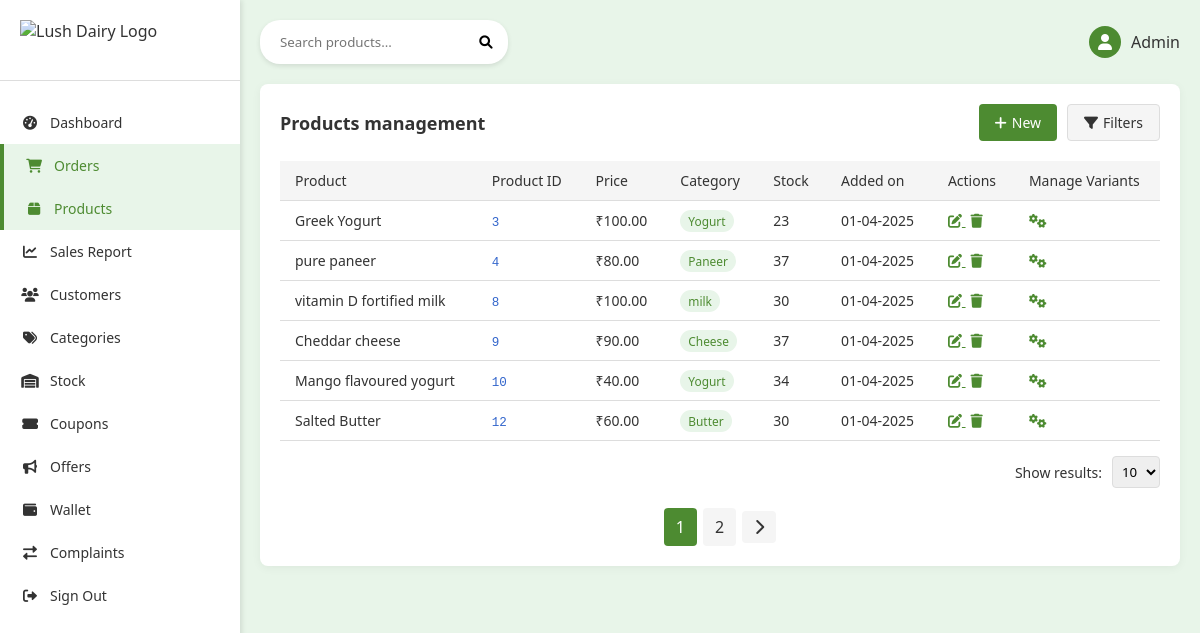
Screenshot of /accounts/products/ with the database file from the repository.
### accounts/models.py (models this page shows, shortened)
class Product(models.Model):
    name = models.CharField(max_length=255, default="Unnamed Product")
    price = models.DecimalField(max_digits=10, decimal_places=2, default=0.00)
    description = models.TextField(blank=True, default="No description available.")
    composition = models.TextField(blank=True, default="No description available.")
    category = models.ForeignKey(
        Category, on_delete=models.CASCADE, default=1, related_name="products"
    )
    discounted_price = models.DecimalField(
        max_digits=10, decimal_places=2, default=0.00
    )
    is_deleted = models.BooleanField(default=False)
    is_blocked = models.BooleanField(default=False)
    is_listed = models.BooleanField(default=True)
    average_rating = models.FloatField(default=0.0)
    specs = models.TextField(blank=True)
    created_at = models.DateTimeField(default=timezone.now)
    main_image = models.ImageField(
        upload_to="products/", blank=True, null=True, default="default.jpeg"
    )
    images = models.ImageField(upload_to="product_images/", blank=True, null=True)
    @property
    def stock(self):
        return self.variants.aggregate(total=models.Sum("stock"))["total"] or 0

class Category(models.Model):
    STATUS_CHOICES = (
        ("active", "Active"),
        ("inactive", "Inactive"),
    )
    name = models.CharField(max_length=100, unique=True)
    created_at = models.DateTimeField(default=timezone.now)
    is_deleted = models.BooleanField(default=False)
    number_of_products = models.PositiveIntegerField(default=0)
    status = models.CharField(max_length=10, choices=STATUS_CHOICES, default="active")
    discount_percentage = models.DecimalField(
        max_digits=5, decimal_places=2, default=0.00
    )
    offer_text = models.CharField(max_length=255, blank=True, null=True)
    is_available = models.BooleanField(default=True)
    is_blocked = models.BooleanField(default=False)
    image = models.ImageField(upload_to="categories/", blank=True, null=True)
    objects = CategoryManager()
    all_objects = models.Manager()
    def __str__(self):
        return self.name

### accounts/views.py (the view)
# urls.py: path("accounts/products/", views.product_list, name="product_list"),
def product_list(request):
    query = request.GET.get("q")
    products = Product.objects.filter(is_deleted=False)
    if query:
        products = products.filter(
            Q(name__icontains=query) | Q(description__icontains=query)
        )
    paginator = Paginator(products, 6)
    page_number = request.GET.get("page")
    page_obj = paginator.get_page(page_number)
    context = {
        "page_obj": page_obj,
        "query": query,
    }
    return render(request, "admin_panel/product_list.html", context)

### templates/admin_panel/product_list.html (shortened to what this page needs)
{% extends 'admin_panel/base.html' %}
{% load static %}
{% block content %}
    <!DOCTYPE html>
    <html lang="en">
        <head>
            <link href="https://cdnjs.cloudflare.com/ajax/libs/font-awesome/6.0.0-beta3/css/all.min.css"
                  rel="stylesheet">
        </head>
        <body>
            <div class="container">
                <div class="sidebar">
                    <div class="logo">
                        <img src="{% static 'images/logo.png' %}" alt="Lush Dairy Logo">
                    </div>
                    <div class="nav-menu">
                        <a href="{% url 'admin_panel:admin_dashboard' %}" class="nav-item">
                            <i class="fas fa-tachometer-alt"></i> Dashboard
                        </a>
                        <a href="{% url 'admin_panel:admin_order_list' %}"
                           class="nav-item active">
                            <i class="fas fa-shopping-cart"></i> Orders
                        </a>
                        <a href="{% url 'admin_panel:product_list' %}" class="nav-item">
                            <i class="fas fa-box"></i> Products
                        </a>
                        <a href="{% url 'admin_panel:sales_report' %}" class="nav-item">
                            <i class="fas fa-chart-line"></i> Sales Report
                        </a>
                        <a href="{% url 'admin_panel:user_list' %}" class="nav-item">
                            <i class="fas fa-users"></i> Customers
                        </a>
                        <a href="{% url 'admin_panel:category_list' %}" class="nav-item">
                            <i class="fas fa-tags"></i> Categories
                        </a>
                        <a href="{% url 'admin_panel:inventory_list' %}" class="nav-item">
                            <i class="fas fa-warehouse"></i> Stock
                        </a>
                        <a href="{% url 'admin_panel:coupon_list' %}" class="nav-item">
                            <i class="fas fa-ticket-alt"></i> Coupons
                        </a>
                        <a href="{% url 'admin_panel:offer_list' %}" class="nav-item">
                            <i class="fas fa-bullhorn"></i> Offers
                        </a>
                        <a href="{% url 'admin_panel:wallet_transactions_list' %}"
                           class="nav-item">
                            <i class="fas fa-wallet"></i> Wallet
                        </a>
                        <a href="{% url 'admin_panel:admin_return_requests' %}" class="nav-item">
                            <i class="fas fa-exchange-alt"></i> Complaints
                        </a>
                        <a href="{% url 'admin_panel:admin_logout' %}" class="nav-item">
                            <i class="fas fa-sign-out-alt"></i> Sign Out
                        </a>
                    </div>
                </div>
                <div class="main-content">
                    <div class="header">
                        <div class="search-bar">
                            <form method="get" action="{% url 'admin_panel:product_list' %}">
                                <input type="text"
                                       name="q"
                                       placeholder="Search products..."
                                       value="{{ request.GET.q }}">
                                <button type="submit">
                                    <i class="fas fa-search"></i>
                                </button>
                            </form>
                        </div>
                        <div class="user-info">
                            <div class="avatar">
                                <i class="fas fa-user"></i>
                            </div>
                            <span>Admin</span>
                        </div>
                    </div>
                    <div class="products-section">
                        <div class="section-header">
                            <h2 class="section-title">Products management</h2>
                            <div class="filters">
                                <a href="{% url 'admin_panel:add_product' %}" class="btn btn-primary">
                                    <i class="fas fa-plus"></i> New
                                </a>
                                <button class="btn btn-secondary">
                                    <i class="fas fa-filter"></i> Filters
                                </button>
                            </div>
                        </div>
                        {% if page_obj %}
                            <table class="products-table">
                                <thead>
                                    <tr>
                                        <th>Product</th>
                                        <th>Product ID</th>
                                        <th>Price</th>
                                        <th>Category</th>
                                        <th>Stock</th>
                                        <th>Added on</th>
                                        <th>Actions</th>
                                        <th>Manage Variants</th>
                                    </tr>
                                </thead>
                                <tbody>
                                    {% for product in page_obj %}
                                        <tr>
                                            <td>{{ product.name }}</td>
                                            <td>
                                                <span class="product-id">{{ product.id }}</span>
                                            </td>
                                            <td>₹{{ product.price }}</td>
                                            <td>
                                                <span class="category-tag">{{ product.category }}</span>
                                            </td>
                                            <td>{{ product.stock|default:"0" }}</td>
                                            <td>{{ product.added_on|date:"d-m-Y"|default:"01-04-2025" }}</td>
                                            <td>
                                                <a href="{% url 'admin_panel:edit_product' product.id %}"
                                                   class="action-btn">
                                                    <i class="fas fa-edit"></i>
                                                </a>
                                                <a href="{% url 'admin_panel:delete_product' product.id %}"
                                                   onclick="return confirm('Are you sure you want to delete this product?')"
                                                   class="action-btn">
                                                    <i class="fas fa-trash"></i>
                                                </a>
                                            </td>
                                            <td>
                                                <a href="{% url 'admin_panel:manage_variants' product.id %}"
                                                   class="action-btn"
                                                   title="Manage Variants">
                                                    <i class="fas fa-cogs"></i>
                                                </a>
                                            </td>
                                        </tr>
                                    {% endfor %}
                                </tbody>
                            </table>
                            <div class="show-results">
                                Show results:
                                <select onchange="changeResultsPerPage(this.value)">
                                    <option value="10"
                                            {% if page_obj.paginator.per_page == 10 %}selected{% endif %}>10</option>
                                </select>
                            </div>
                            <div class="pagination">
                                {% for num in page_obj.paginator.page_range %}
                                    {% if page_obj.number == num %}
                                        <span class="current">{{ num }}</span>
                                    {% elif num > page_obj.number|add:'-3' and num < page_obj.number|add:'3' %}
                                        <a href="?q={{ request.GET.q }}&page={{ num }}">{{ num }}</a>
                                    {% endif %}
                                {% endfor %}
                                {% if page_obj.has_next %}
                                    <a href="?q={{ request.GET.q }}&page={{ page_obj.next_page_number }}"><i class="fas fa-chevron-right"></i></a>
                                {% endif %}
                            </div>
                        {% else %}
                            <div class="empty-state">
                                <p>No products available.</p>
                                <a href="{% url 'admin_panel:add_product' %}" class="btn btn-primary">Add your first product</a>
                            </div>
                        {% endif %}
                    </div>
                </div>
            </div>
        </body>
    </html>
{% endblock %}

### templates/admin_panel/product_list.html (style rules this page uses)
:root { --primary-color: #4d8b31; --secondary-color: #e8f5e9; --text-color: #333; --light-gray: #f5f5f5; --border-color: #ddd; --accent-color: #388e3c; }
* { margin: 0; padding: 0; box-sizing: border-box; font-family: 'Segoe UI', Tahoma, Geneva, Verdana, sans-serif; }
body { background-color: var(--secondary-color); color: var(--text-color); }
.container { display: flex; min-height: 100vh; }
.sidebar { width: 240px; background-color: white; box-shadow: 2px 0 5px rgba(0, 0, 0, 0.1); padding: 20px 0; }
.logo { padding: 0 20px 20px; border-bottom: 1px solid var(--border-color); display: flex; align-items: center; }
.logo img { height: 40px; margin-right: 10px; }
.nav-menu { margin-top: 20px; }
.nav-item { padding: 12px 20px; display: flex; align-items: center; color: var(--text-color); text-decoration: none; transition: all 0.3s; font-size: 14px; }
.nav-item:hover, .nav-item.active { background-color: var(--secondary-color); color: var(--primary-color); border-left: 4px solid var(--primary-color); }
.nav-item i { margin-right: 10px; width: 20px; text-align: center; }
.main-content { flex-grow: 1; padding: 20px; }
.header { display: flex; justify-content: space-between; align-items: center; margin-bottom: 20px; }
.search-bar { display: flex; align-items: center; background-color: white; border-radius: 20px; padding: 8px 15px; box-shadow: 0 2px 5px rgba(0, 0, 0, 0.1); }
.search-bar input { border: none; outline: none; padding: 5px; width: 200px; }
.search-bar button { background: transparent; border: none; cursor: pointer; }
.user-info { display: flex; align-items: center; }
.user-info .avatar { width: 32px; height: 32px; border-radius: 50%; background-color: var(--primary-color); color: white; display: flex; align-items: center; justify-content: center; margin-right: 10px; }
.products-section { background-color: white; border-radius: 8px; padding: 20px; box-shadow: 0 2px 10px rgba(0, 0, 0, 0.05); }
.section-header { display: flex; justify-content: space-between; align-items: center; margin-bottom: 20px; }
.section-title { font-size: 18px; font-weight: 600; color: var(--text-color); }
.btn { padding: 8px 16px; border-radius: 4px; cursor: pointer; font-weight: 500; text-decoration: none; display: inline-flex; align-items: center; font-size: 14px; }
.btn-primary { background-color: var(--primary-color); color: white; border: none; }
.btn-secondary { background-color: var(--light-gray); color: var(--text-color); border: 1px solid var(--border-color); }
.btn i { margin-right: 5px; }
.filters { display: flex; gap: 10px; }
.products-table { width: 100%; border-collapse: collapse; margin-top: 10px; }
.products-table th { background-color: var(--light-gray); padding: 10px 15px; text-align: left; font-weight: 500; color: var(--text-color); font-size: 14px; }
.products-table tr { border-bottom: 1px solid var(--border-color); }
.products-table td { padding: 10px 15px; font-size: 14px; }
.action-btn { background: none; border: none; cursor: pointer; color: var(--primary-color); margin-right: 5px; }
.pagination { display: flex; justify-content: center; margin-top: 20px; align-items: center; }
.pagination a, .pagination span { display: inline-flex; align-items: center; justify-content: center; padding: 8px 12px; margin: 0 3px; border-radius: 4px; min-width: 30px; text-align: center; }
.pagination .current { background-color: var(--primary-color); color: white; }
.pagination a { color: var(--text-color); text-decoration: none; background-color: var(--light-gray); }
.product-id { color: #3366cc; font-size: 0.9em; font-family: monospace; }
.category-tag { padding: 3px 8px; border-radius: 12px; font-size: 0.85em; background-color: var(--secondary-color); color: var(--primary-color); }
.show-results { display: flex; align-items: center; justify-content: flex-end; margin-top: 15px; font-size: 14px; }
.show-results select { margin-left: 10px; padding: 5px; border-radius: 4px; border: 1px solid var(--border-color); }

### rows the page displays
Product: name "Greek Yogurt", id "3", price "100.00", category "Yogurt", stock "23", added_on "01-04-2025"
Product: name "pure paneer", id "4", price "80.00", category "Paneer", stock "37", added_on "01-04-2025"
Product: name "vitamin D fortified milk", id "8", price "100.00", category "milk", stock "30", added_on "01-04-2025"
Product: name "Cheddar cheese", id "9", price "90.00", category "Cheese", stock "37", added_on "01-04-2025"
Product: name "Mango flavoured yogurt", id "10", price "40.00", category "Yogurt", stock "34", added_on "01-04-2025"
Product: name "Salted Butter", id "12", price "60.00", category "Butter", stock "30", added_on "01-04-2025"

### other values shown
{{ num }} "1"
{{ num }} "2"
